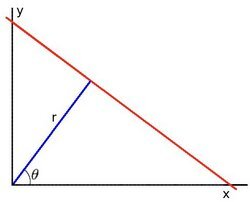
#> input picture Hough_Lines_Tutorial_Theory_0.jpg, 250 x 202 px
$ python -i cvlib.py   (imports and definitions only)
#> lines starting #> are read from the running program, lines starting #| are printed output that depends on the picture
#> further down, picture is the input picture: shape (202, 250, 3); mean B, G, R 247.4, 247.2, 248.5
import cv2 as cv
import matplotlib.pyplot as plt
import numpy as np

# [42 lines left out: function imgview, not called in this run]

def hist(img,title=None,fill=False,axis=False,filename=None):
    """_summary_
        Muestra la distrubución de la escala de la imagen. Asi vemos que como esta distribuida.
    Args:
        img (array int): array de la imagen
        fill (bool, optional): _description_. Defaults to False.
        filename (string, optional): nombre de la imagen al ser guardada. Defaults to None.
    """
#> called with fill = False, axis = False
    fig = plt.figure(figsize=(20,8))
    ax = fig.add_subplot(122)
    if len(img.shape) == 3:
        img = cv.cvtColor(img, cv.COLOR_BGR2RGB)
        colors = ['r','g','b']
        for i, color in enumerate(colors):
            histr = cv.calcHist([img],[i],None,[256],[0,256])
            ax.plot(histr, c=color, alpha=0.9)
            x = np.arange(0.0, 256, 1)
            if fill:
                ax.fill_between(x, 0, histr.ravel(), alpha=0.2, color=color)

    else:
        histr = cv.calcHist([img],[0],None,[256],[0,256])
        for i in histr:
            print(i, end="|")
        print("\n")
        print(histr[70])
        ax.plot(histr, c='w', alpha=0.9)
        x = np.arange(0.0, 256, 1)
        if fill:
            ax.fill_between(x, 0, histr.ravel(), alpha=0.2, color='w')


    ax.set_xlim([0,256])
    ax.grid(alpha=0.2)
    ax.set_facecolor('k')
    ax.set_title('Histogram', fontsize=20)
    ax.set_xlabel('Pixel value', fontsize=20)
    ax.set_ylabel('Pixel count', fontsize=20)
    ax2 = fig.add_subplot(121)
    if len(img.shape) == 3:  #decido si la imagen es o no a color. Y decimos cómo dibujarla.
        im = ax2.imshow(img,extent=None) # punto el contenido del ax. extent, configurar el origen de la gráfica.
    else:
        im = ax2.imshow(img,extent=None,cmap='gray',vmin=0,vmax=255) # escala de color, min y max de la escala.

    # el im, sirve para reciclar el objeto.

    if title != None:
        ax2.set_title(title,fontsize=14) # si  trae un titulo, se lo pongo a la imagen.


    if not axis: # para poner las "direcciones" o la posición de cada pixel de la imagen.
        plt.axis('off')
    else:
        ax2.grid(c='w')
        ax2.xaxis.tick_top()
        ax2.xaxis.set_label_position('top')
        ax2.set_xlabel('Columns',fontsize=14)
        ax2.set_ylabel('Rows',fontsize=14)
        ax2.xaxis.label.set_color('w')
        ax2.yaxis.label.set_color('w')
        ax2.tick_params(axis='x', colors='w',labelsize=14)
        ax2.tick_params(axis='y', colors='w',labelsize=14)


    if filename != None:
        plt.savefig(filename)
    plt.show()
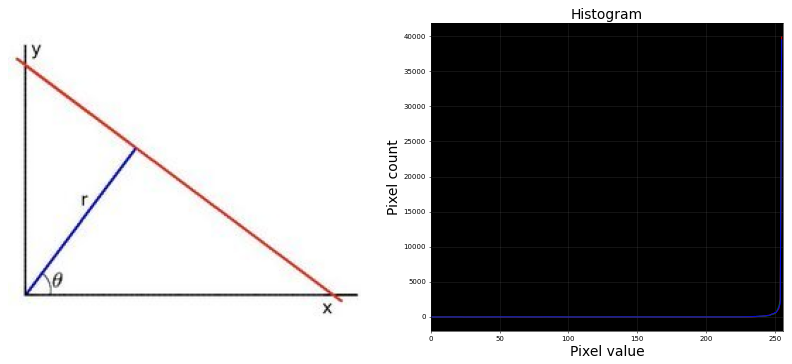
#> figure drawn by matplotlib, 2 panels; panel 1: curve peaks at x = 255, y = 39869; panel 1: curve peaks at x = 255, y = 39383; panel 1: curve peaks at x = 255, y = 39484

# [160 lines left out: functions splitrgb, imgcmp, imgcdf, imgeq, cdfview, not called in this run]

>>> import cv2
>>> picture = cv2.imread('Hough_Lines_Tutorial_Theory_0.jpg')
>>> result = hist(picture)

$ run again, on Hough_Lines_Tutorial_Theory_1.jpg
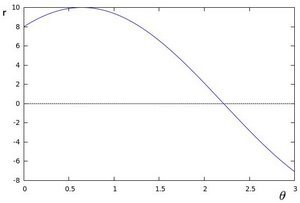
#> input picture Hough_Lines_Tutorial_Theory_1.jpg, 300 x 203 px
#> picture is the input picture: shape (203, 300, 3); mean B, G, R 250.1, 250.1, 250.1
#> in hist, `plt.show()`:
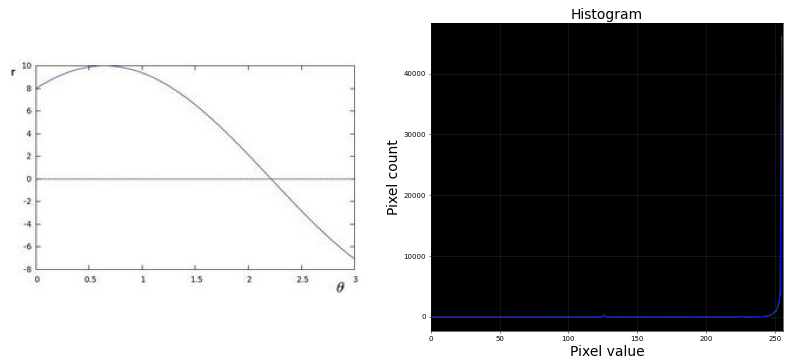
#> figure drawn by matplotlib, 2 panels; panel 1: curve peaks at x = 255, y = 46002; panel 1: curve peaks at x = 255, y = 45934; panel 1: curve peaks at x = 255, y = 45439

$ run again, on Hough_Lines_Tutorial_Theory_2.jpg
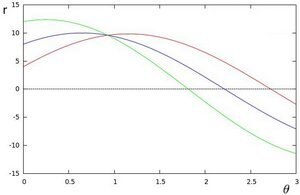
#> input picture Hough_Lines_Tutorial_Theory_2.jpg, 300 x 195 px
#> picture is the input picture: shape (195, 300, 3); mean B, G, R 248.3, 248.8, 248.5
#> in hist, `plt.show()`:
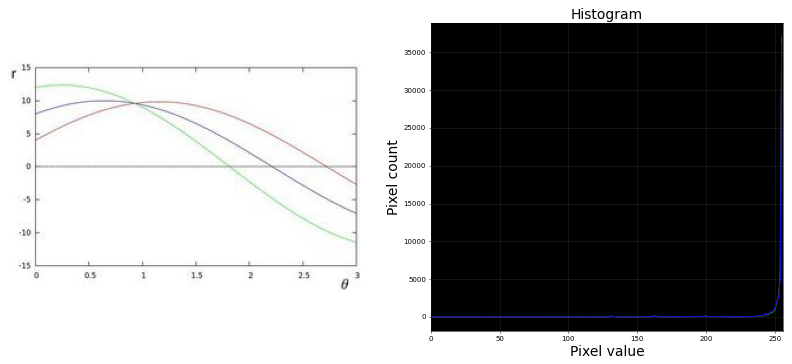
#> figure drawn by matplotlib, 2 panels; panel 1: curve peaks at x = 255, y = 36212; panel 1: curve peaks at x = 255, y = 37028; panel 1: curve peaks at x = 255, y = 36152
